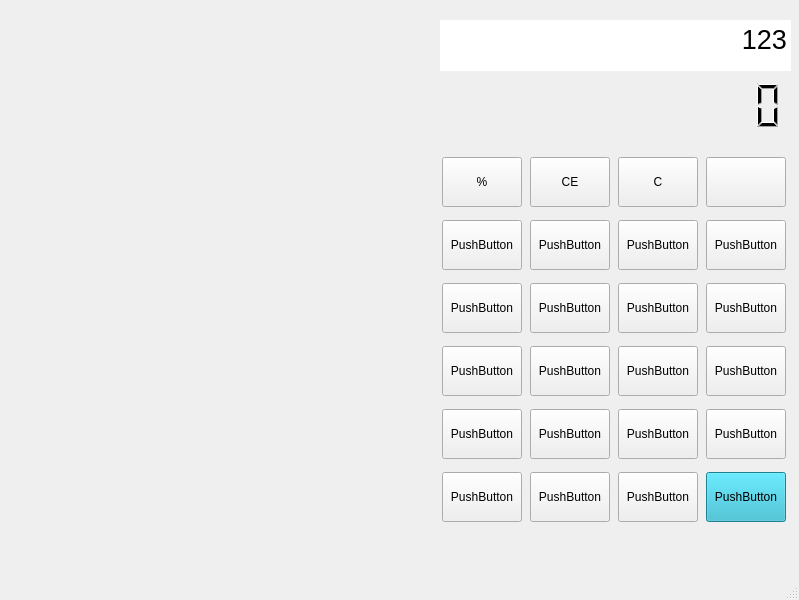
<?xml version="1.0" encoding="UTF-8"?>
<ui version="4.0">
 <class>MainWindow</class>
 <widget class="QMainWindow" name="MainWindow">
  <property name="geometry">
   <rect>
    <x>0</x>
    <y>0</y>
    <width>799</width>
    <height>600</height>
   </rect>
  </property>
  <property name="windowTitle">
   <string>Calculator</string>
  </property>
  <widget class="QWidget" name="centralwidget">
   <widget class="QLCDNumber" name="lcdNumber">
    <property name="geometry">
     <rect>
      <x>370</x>
      <y>80</y>
      <width>421</width>
      <height>51</height>
     </rect>
    </property>
    <property name="frameShape">
     <enum>QFrame::Shape::NoFrame</enum>
    </property>
    <property name="frameShadow">
     <enum>QFrame::Shadow::Sunken</enum>
    </property>
    <property name="digitCount">
     <number>16</number>
    </property>
   </widget>
   <widget class="QWidget" name="gridLayoutWidget">
    <property name="geometry">
     <rect>
      <x>440</x>
      <y>150</y>
      <width>351</width>
      <height>381</height>
     </rect>
    </property>
    <layout class="QGridLayout" name="gridLayout" rowstretch="0,0,0,0,0,0">
     <item row="4" column="2">
      <widget class="QPushButton" name="pushButton_19">
       <property name="maximumSize">
        <size>
         <width>80</width>
         <height>50</height>
        </size>
       </property>
       <property name="text">
        <string>PushButton</string>
       </property>
      </widget>
     </item>
     <item row="3" column="1">
      <widget class="QPushButton" name="pushButton_14">
       <property name="maximumSize">
        <size>
         <width>80</width>
         <height>50</height>
        </size>
       </property>
       <property name="text">
        <string>PushButton</string>
       </property>
      </widget>
     </item>
     <item row="2" column="3">
      <widget class="QPushButton" name="pushButton_12">
       <property name="maximumSize">
        <size>
         <width>80</width>
         <height>50</height>
        </size>
       </property>
       <property name="text">
        <string>PushButton</string>
       </property>
      </widget>
     </item>
     <item row="2" column="2">
      <widget class="QPushButton" name="pushButton_11">
       <property name="maximumSize">
        <size>
         <width>80</width>
         <height>50</height>
        </size>
       </property>
       <property name="text">
        <string>PushButton</string>
       </property>
      </widget>
     </item>
     <item row="4" column="0">
      <widget class="QPushButton" name="pushButton_17">
       <property name="maximumSize">
        <size>
         <width>80</width>
         <height>50</height>
        </size>
       </property>
       <property name="text">
        <string>PushButton</string>
       </property>
      </widget>
     </item>
     <item row="0" column="0">
      <widget class="QPushButton" name="pushButton">
       <property name="maximumSize">
        <size>
         <width>80</width>
         <height>50</height>
        </size>
       </property>
       <property name="text">
        <string>%</string>
       </property>
      </widget>
     </item>
     <item row="0" column="1">
      <widget class="QPushButton" name="pushButton_2">
       <property name="maximumSize">
        <size>
         <width>80</width>
         <height>50</height>
        </size>
       </property>
       <property name="text">
        <string>CE</string>
       </property>
      </widget>
     </item>
     <item row="1" column="1">
      <widget class="QPushButton" name="pushButton_6">
       <property name="maximumSize">
        <size>
         <width>80</width>
         <height>50</height>
        </size>
       </property>
       <property name="text">
        <string>PushButton</string>
       </property>
      </widget>
     </item>
     <item row="1" column="3">
      <widget class="QPushButton" name="pushButton_8">
       <property name="maximumSize">
        <size>
         <width>80</width>
         <height>50</height>
        </size>
       </property>
       <property name="text">
        <string>PushButton</string>
       </property>
      </widget>
     </item>
     <item row="2" column="0">
      <widget class="QPushButton" name="pushButton_9">
       <property name="maximumSize">
        <size>
         <width>80</width>
         <height>50</height>
        </size>
       </property>
       <property name="text">
        <string>PushButton</string>
       </property>
      </widget>
     </item>
     <item row="2" column="1">
      <widget class="QPushButton" name="pushButton_10">
       <property name="maximumSize">
        <size>
         <width>80</width>
         <height>50</height>
        </size>
       </property>
       <property name="text">
        <string>PushButton</string>
       </property>
      </widget>
     </item>
     <item row="3" column="3">
      <widget class="QPushButton" name="pushButton_16">
       <property name="maximumSize">
        <size>
         <width>80</width>
         <height>50</height>
        </size>
       </property>
       <property name="text">
        <string>PushButton</string>
       </property>
      </widget>
     </item>
     <item row="3" column="0">
      <widget class="QPushButton" name="pushButton_13">
       <property name="maximumSize">
        <size>
         <width>80</width>
         <height>50</height>
        </size>
       </property>
       <property name="text">
        <string>PushButton</string>
       </property>
      </widget>
     </item>
     <item row="3" column="2">
      <widget class="QPushButton" name="pushButton_15">
       <property name="maximumSize">
        <size>
         <width>80</width>
         <height>50</height>
        </size>
       </property>
       <property name="text">
        <string>PushButton</string>
       </property>
      </widget>
     </item>
     <item row="4" column="3">
      <widget class="QPushButton" name="pushButton_20">
       <property name="maximumSize">
        <size>
         <width>80</width>
         <height>50</height>
        </size>
       </property>
       <property name="text">
        <string>PushButton</string>
       </property>
      </widget>
     </item>
     <item row="0" column="3">
      <widget class="QPushButton" name="pushButton_4">
       <property name="maximumSize">
        <size>
         <width>80</width>
         <height>50</height>
        </size>
       </property>
       <property name="text">
        <string/>
       </property>
       <property name="icon">
        <iconset theme="QIcon::ThemeIcon::DocumentRevert"/>
       </property>
      </widget>
     </item>
     <item row="1" column="0">
      <widget class="QPushButton" name="pushButton_5">
       <property name="maximumSize">
        <size>
         <width>80</width>
         <height>50</height>
        </size>
       </property>
       <property name="text">
        <string>PushButton</string>
       </property>
      </widget>
     </item>
     <item row="0" column="2">
      <widget class="QPushButton" name="pushButton_3">
       <property name="maximumSize">
        <size>
         <width>80</width>
         <height>50</height>
        </size>
       </property>
       <property name="text">
        <string>C</string>
       </property>
      </widget>
     </item>
     <item row="4" column="1">
      <widget class="QPushButton" name="pushButton_18">
       <property name="maximumSize">
        <size>
         <width>80</width>
         <height>50</height>
        </size>
       </property>
       <property name="text">
        <string>PushButton</string>
       </property>
      </widget>
     </item>
     <item row="1" column="2">
      <widget class="QPushButton" name="pushButton_7">
       <property name="maximumSize">
        <size>
         <width>80</width>
         <height>50</height>
        </size>
       </property>
       <property name="text">
        <string>PushButton</string>
       </property>
      </widget>
     </item>
     <item row="5" column="0">
      <widget class="QPushButton" name="pushButton_21">
       <property name="maximumSize">
        <size>
         <width>80</width>
         <height>50</height>
        </size>
       </property>
       <property name="text">
        <string>PushButton</string>
       </property>
      </widget>
     </item>
     <item row="5" column="1">
      <widget class="QPushButton" name="pushButton_22">
       <property name="maximumSize">
        <size>
         <width>80</width>
         <height>50</height>
        </size>
       </property>
       <property name="text">
        <string>PushButton</string>
       </property>
      </widget>
     </item>
     <item row="5" column="2">
      <widget class="QPushButton" name="pushButton_23">
       <property name="maximumSize">
        <size>
         <width>80</width>
         <height>50</height>
        </size>
       </property>
       <property name="text">
        <string>PushButton</string>
       </property>
      </widget>
     </item>
     <item row="5" column="3">
      <widget class="QPushButton" name="pushButton_24">
       <property name="maximumSize">
        <size>
         <width>80</width>
         <height>50</height>
        </size>
       </property>
       <property name="palette">
        <palette>
         <active>
          <colorrole role="WindowText">
           <brush brushstyle="SolidPattern">
            <color alpha="255">
             <red>0</red>
             <green>0</green>
             <blue>0</blue>
            </color>
           </brush>
          </colorrole>
          <colorrole role="Button">
           <brush brushstyle="SolidPattern">
            <color alpha="255">
             <red>42</red>
             <green>182</green>
             <blue>204</blue>
            </color>
           </brush>
          </colorrole>
          <colorrole role="Light">
           <brush brushstyle="SolidPattern">
            <color alpha="255">
             <red>103</red>
             <green>234</green>
             <blue>255</blue>
            </color>
           </brush>
          </colorrole>
          <colorrole role="Midlight">
           <brush brushstyle="SolidPattern">
            <color alpha="255">
             <red>72</red>
             <green>208</green>
             <blue>229</blue>
            </color>
           </brush>
          </colorrole>
          <colorrole role="Dark">
           <brush brushstyle="SolidPattern">
            <color alpha="255">
             <red>21</red>
             <green>91</green>
             <blue>102</blue>
            </color>
           </brush>
          </colorrole>
          <colorrole role="Mid">
           <brush brushstyle="SolidPattern">
            <color alpha="255">
             <red>28</red>
             <green>121</green>
             <blue>136</blue>
            </color>
           </brush>
          </colorrole>
          <colorrole role="Text">
           <brush brushstyle="SolidPattern">
            <color alpha="255">
             <red>0</red>
             <green>0</green>
             <blue>0</blue>
            </color>
           </brush>
          </colorrole>
          <colorrole role="BrightText">
           <brush brushstyle="SolidPattern">
            <color alpha="255">
             <red>255</red>
             <green>255</green>
             <blue>255</blue>
            </color>
           </brush>
          </colorrole>
          <colorrole role="ButtonText">
           <brush brushstyle="SolidPattern">
            <color alpha="255">
             <red>0</red>
             <green>0</green>
             <blue>0</blue>
            </color>
           </brush>
          </colorrole>
          <colorrole role="Base">
           <brush brushstyle="SolidPattern">
            <color alpha="255">
             <red>255</red>
             <green>255</green>
             <blue>255</blue>
            </color>
           </brush>
          </colorrole>
          <colorrole role="Window">
           <brush brushstyle="SolidPattern">
            <color alpha="255">
             <red>42</red>
             <green>182</green>
             <blue>204</blue>
            </color>
           </brush>
          </colorrole>
          <colorrole role="Shadow">
           <brush brushstyle="SolidPattern">
            <color alpha="255">
             <red>0</red>
             <green>0</green>
             <blue>0</blue>
            </color>
           </brush>
          </colorrole>
          <colorrole role="AlternateBase">
           <brush brushstyle="SolidPattern">
            <color alpha="255">
             <red>148</red>
             <green>218</green>
             <blue>229</blue>
            </color>
           </brush>
          </colorrole>
          <colorrole role="ToolTipBase">
           <brush brushstyle="SolidPattern">
            <color alpha="255">
             <red>255</red>
             <green>255</green>
             <blue>220</blue>
            </color>
           </brush>
          </colorrole>
          <colorrole role="ToolTipText">
           <brush brushstyle="SolidPattern">
            <color alpha="255">
             <red>0</red>
             <green>0</green>
             <blue>0</blue>
            </color>
           </brush>
          </colorrole>
          <colorrole role="PlaceholderText">
           <brush brushstyle="SolidPattern">
            <color alpha="127">
             <red>0</red>
             <green>0</green>
             <blue>0</blue>
            </color>
           </brush>
          </colorrole>
          <colorrole role="Accent">
           <brush brushstyle="SolidPattern">
            <color alpha="255">
             <red>255</red>
             <green>255</green>
             <blue>255</blue>
            </color>
           </brush>
          </colorrole>
         </active>
         <inactive>
          <colorrole role="WindowText">
           <brush brushstyle="SolidPattern">
            <color alpha="255">
             <red>0</red>
             <green>0</green>
             <blue>0</blue>
            </color>
           </brush>
          </colorrole>
          <colorrole role="Button">
           <brush brushstyle="SolidPattern">
            <color alpha="255">
             <red>42</red>
             <green>182</green>
             <blue>204</blue>
            </color>
           </brush>
          </colorrole>
          <colorrole role="Light">
           <brush brushstyle="SolidPattern">
            <color alpha="255">
             <red>103</red>
             <green>234</green>
             <blue>255</blue>
            </color>
           </brush>
          </colorrole>
          <colorrole role="Midlight">
           <brush brushstyle="SolidPattern">
            <color alpha="255">
             <red>72</red>
             <green>208</green>
             <blue>229</blue>
            </color>
           </brush>
          </colorrole>
          <colorrole role="Dark">
           <brush brushstyle="SolidPattern">
            <color alpha="255">
             <red>21</red>
             <green>91</green>
             <blue>102</blue>
            </color>
           </brush>
          </colorrole>
          <colorrole role="Mid">
           <brush brushstyle="SolidPattern">
            <color alpha="255">
             <red>28</red>
             <green>121</green>
             <blue>136</blue>
            </color>
           </brush>
          </colorrole>
          <colorrole role="Text">
           <brush brushstyle="SolidPattern">
            <color alpha="255">
             <red>0</red>
             <green>0</green>
             <blue>0</blue>
            </color>
           </brush>
          </colorrole>
          <colorrole role="BrightText">
           <brush brushstyle="SolidPattern">
            <color alpha="255">
             <red>255</red>
             <green>255</green>
             <blue>255</blue>
            </color>
           </brush>
          </colorrole>
          <colorrole role="ButtonText">
           <brush brushstyle="SolidPattern">
            <color alpha="255">
             <red>0</red>
             <green>0</green>
             <blue>0</blue>
            </color>
           </brush>
          </colorrole>
          <colorrole role="Base">
           <brush brushstyle="SolidPattern">
            <color alpha="255">
             <red>255</red>
             <green>255</green>
             <blue>255</blue>
            </color>
           </brush>
          </colorrole>
          <colorrole role="Window">
           <brush brushstyle="SolidPattern">
            <color alpha="255">
             <red>42</red>
             <green>182</green>
             <blue>204</blue>
            </color>
           </brush>
          </colorrole>
          <colorrole role="Shadow">
           <brush brushstyle="SolidPattern">
            <color alpha="255">
             <red>0</red>
             <green>0</green>
             <blue>0</blue>
            </color>
           </brush>
          </colorrole>
          <colorrole role="AlternateBase">
           <brush brushstyle="SolidPattern">
            <color alpha="255">
             <red>148</red>
             <green>218</green>
             <blue>229</blue>
            </color>
           </brush>
          </colorrole>
          <colorrole role="ToolTipBase">
           <brush brushstyle="SolidPattern">
            <color alpha="255">
             <red>255</red>
             <green>255</green>
             <blue>220</blue>
            </color>
           </brush>
          </colorrole>
          <colorrole role="ToolTipText">
           <brush brushstyle="SolidPattern">
            <color alpha="255">
             <red>0</red>
             <green>0</green>
             <blue>0</blue>
            </color>
           </brush>
          </colorrole>
          <colorrole role="PlaceholderText">
           <brush brushstyle="SolidPattern">
            <color alpha="127">
             <red>0</red>
             <green>0</green>
             <blue>0</blue>
            </color>
           </brush>
          </colorrole>
          <colorrole role="Accent">
           <brush brushstyle="SolidPattern">
            <color alpha="255">
             <red>255</red>
             <green>255</green>
             <blue>255</blue>
            </color>
           </brush>
          </colorrole>
         </inactive>
         <disabled>
          <colorrole role="WindowText">
           <brush brushstyle="SolidPattern">
            <color alpha="255">
             <red>21</red>
             <green>91</green>
             <blue>102</blue>
            </color>
           </brush>
          </colorrole>
          <colorrole role="Button">
           <brush brushstyle="SolidPattern">
            <color alpha="255">
             <red>42</red>
             <green>182</green>
             <blue>204</blue>
            </color>
           </brush>
          </colorrole>
          <colorrole role="Light">
           <brush brushstyle="SolidPattern">
            <color alpha="255">
             <red>103</red>
             <green>234</green>
             <blue>255</blue>
            </color>
           </brush>
          </colorrole>
          <colorrole role="Midlight">
           <brush brushstyle="SolidPattern">
            <color alpha="255">
             <red>72</red>
             <green>208</green>
             <blue>229</blue>
            </color>
           </brush>
          </colorrole>
          <colorrole role="Dark">
           <brush brushstyle="SolidPattern">
            <color alpha="255">
             <red>21</red>
             <green>91</green>
             <blue>102</blue>
            </color>
           </brush>
          </colorrole>
          <colorrole role="Mid">
           <brush brushstyle="SolidPattern">
            <color alpha="255">
             <red>28</red>
             <green>121</green>
             <blue>136</blue>
            </color>
           </brush>
          </colorrole>
          <colorrole role="Text">
           <brush brushstyle="SolidPattern">
            <color alpha="255">
             <red>21</red>
             <green>91</green>
             <blue>102</blue>
            </color>
           </brush>
          </colorrole>
          <colorrole role="BrightText">
           <brush brushstyle="SolidPattern">
            <color alpha="255">
             <red>255</red>
             <green>255</green>
             <blue>255</blue>
            </color>
           </brush>
          </colorrole>
          <colorrole role="ButtonText">
           <brush brushstyle="SolidPattern">
            <color alpha="255">
             <red>21</red>
             <green>91</green>
             <blue>102</blue>
            </color>
           </brush>
          </colorrole>
          <colorrole role="Base">
           <brush brushstyle="SolidPattern">
            <color alpha="255">
             <red>42</red>
             <green>182</green>
             <blue>204</blue>
            </color>
           </brush>
          </colorrole>
          <colorrole role="Window">
           <brush brushstyle="SolidPattern">
            <color alpha="255">
             <red>42</red>
             <green>182</green>
             <blue>204</blue>
            </color>
           </brush>
          </colorrole>
          <colorrole role="Shadow">
           <brush brushstyle="SolidPattern">
            <color alpha="255">
             <red>0</red>
             <green>0</green>
             <blue>0</blue>
            </color>
           </brush>
          </colorrole>
          <colorrole role="AlternateBase">
           <brush brushstyle="SolidPattern">
            <color alpha="255">
             <red>42</red>
             <green>182</green>
             <blue>204</blue>
            </color>
           </brush>
          </colorrole>
          <colorrole role="ToolTipBase">
           <brush brushstyle="SolidPattern">
            <color alpha="255">
             <red>255</red>
             <green>255</green>
             <blue>220</blue>
            </color>
           </brush>
          </colorrole>
          <colorrole role="ToolTipText">
           <brush brushstyle="SolidPattern">
            <color alpha="255">
             <red>0</red>
             <green>0</green>
             <blue>0</blue>
            </color>
           </brush>
          </colorrole>
          <colorrole role="PlaceholderText">
           <brush brushstyle="SolidPattern">
            <color alpha="127">
             <red>21</red>
             <green>91</green>
             <blue>102</blue>
            </color>
           </brush>
          </colorrole>
          <colorrole role="Accent">
           <brush brushstyle="SolidPattern">
            <color alpha="255">
             <red>63</red>
             <green>229</green>
             <blue>255</blue>
            </color>
           </brush>
          </colorrole>
         </disabled>
        </palette>
       </property>
       <property name="text">
        <string>PushButton</string>
       </property>
      </widget>
     </item>
    </layout>
   </widget>
   <widget class="QTextBrowser" name="textBrowser">
    <property name="geometry">
     <rect>
      <x>440</x>
      <y>20</y>
      <width>351</width>
      <height>51</height>
     </rect>
    </property>
    <property name="font">
     <font>
      <pointsize>20</pointsize>
     </font>
    </property>
    <property name="layoutDirection">
     <enum>Qt::LayoutDirection::LeftToRight</enum>
    </property>
    <property name="frameShape">
     <enum>QFrame::Shape::NoFrame</enum>
    </property>
    <property name="markdown">
     <string>123

</string>
    </property>
    <property name="html">
     <string>&lt;!DOCTYPE HTML PUBLIC &quot;-//W3C//DTD HTML 4.0//EN&quot; &quot;http://www.w3.org/TR/REC-html40/strict.dtd&quot;&gt;
&lt;html&gt;&lt;head&gt;&lt;meta name=&quot;qrichtext&quot; content=&quot;1&quot; /&gt;&lt;meta charset=&quot;utf-8&quot; /&gt;&lt;style type=&quot;text/css&quot;&gt;
p, li { white-space: pre-wrap; }
hr { height: 1px; border-width: 0; }
li.unchecked::marker { content: &quot;\2610&quot;; }
li.checked::marker { content: &quot;\2612&quot;; }
&lt;/style&gt;&lt;/head&gt;&lt;body style=&quot; font-family:'Segoe UI'; font-size:20pt; font-weight:400; font-style:normal;&quot;&gt;
&lt;p align=&quot;right&quot; style=&quot; margin-top:0px; margin-bottom:0px; margin-left:0px; margin-right:0px; -qt-block-indent:0; text-indent:0px;&quot;&gt;123&lt;/p&gt;&lt;/body&gt;&lt;/html&gt;</string>
    </property>
    <property name="placeholderText">
     <string>123</string>
    </property>
   </widget>
  </widget>
  <widget class="QMenuBar" name="menubar">
   <property name="geometry">
    <rect>
     <x>0</x>
     <y>0</y>
     <width>799</width>
     <height>22</height>
    </rect>
   </property>
  </widget>
  <widget class="QStatusBar" name="statusbar"/>
 </widget>
 <resources/>
 <connections/>
</ui>
